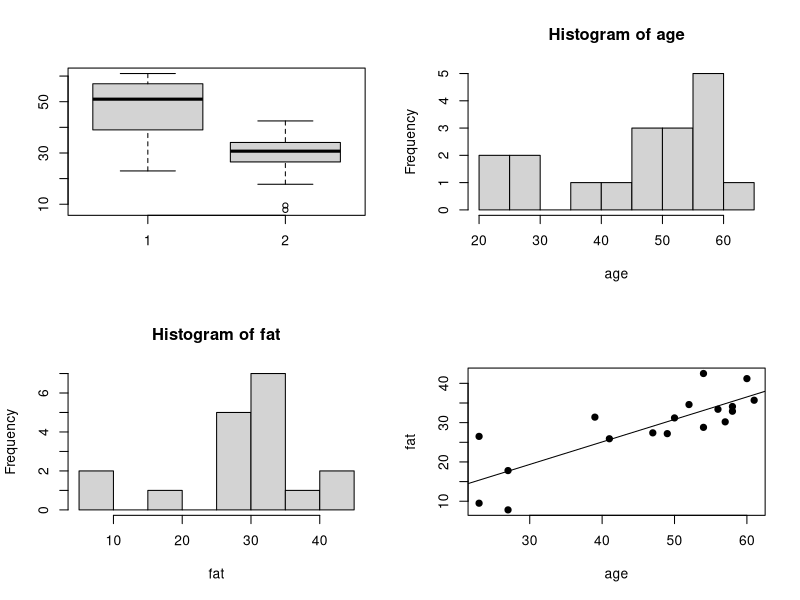

Source code (R):
## ---- chunk 1
knitr::opts_chunk$set(echo = TRUE)
## ---- chunk 2
age = c(23, 23, 27, 27, 39, 41, 47, 49, 50, 52, 54, 54, 56, 57, 58, 58, 60, 61)
fat = c(9.5, 26.5, 7.8, 17.8, 31.4, 25.9, 27.4, 27.2, 31.2, 34.6, 42.5, 28.8, 33.4, 30.2, 34.1, 32.9,
41.2, 35.7)

## ---- chunk 3
mean <-function(x) {
  return((1/length(x)) * sum(x))
}

mean(age)
mean(fat)
## ---- chunk 4
mean2 <-function(x) {
  n = length(x)
  s = 0
  for(i in 1:n) {
    s = s + x[i]
  }
  return(s/n)
}

mean2(age)
mean2(fat)
## ---- chunk 5

## ---- chunk 6
median <-function(x) {
  sort(x)
  n=length(x)
  s=0
  for (i in 1:n)
    if(n %% 2 == 0)
      s=(x[n/2] + x [(n/2)+1])/2
    else
      s=x[n/2]
  return(s)
}
median(age)
median(fat)
## ---- chunk 7

## ---- chunk 8
population_variance <-function(x) {
  # Thêm phần code của bạn vào đây
  return ((1/length(x))* sum((x-mean(x))^2))
}
population_variance(age)
population_variance(fat)
## ---- chunk 9

## ---- chunk 10
sample_variance <-function(x) {
  # Thêm phần code của bạn vào đây
  return ((1/(length(x)-1))* sum((x-mean(x))^2))
}
sample_variance(age)
sample_variance(fat)
## ---- chunk 11

## ---- chunk 12
population_stdvar <-function(x) {
  # Thêm phần code của bạn vào đây
  return(sqrt(population_variance(x)))
}
population_stdvar(age)
population_stdvar(fat)
## ---- chunk 13
sample_stdvar <-function(x) {
  # Thêm phần code của bạn vào đây
  return(sqrt(sample_variance(x)))
}
sample_stdvar(age)
sample_stdvar(fat)
## ---- chunk 14
# Thêm phần code vẽ biểu đồ boxplot, histogram của age và fat vào đây
par(mfrow=c(2,2))
boxplot(age,fat)
hist(age)
hist(fat)
## ---- chunk 15
# Thêm phần code vẽ biểu đồ boxplot, histogram của age và fat vào đây
plot(age,fat, xlab = "age", ylab = "fat",pch= 19)
abline(lm(fat~age))
## ---- chunk 16
x = c(22, 1, 42, 10)
y = c(20, 0, 36, 8)
## ---- chunk 17
euclid <- function(x, y) {
  # Thêm phần định nghĩa hàm của bạn vào đây
  return(sqrt(sum((x-y)^2)))
}

euclid(x, y)
## ---- chunk 18
supremum <- function(x, y) {
  # Thêm phần định nghĩa hàm của bạn vào đây
  return(sum(abs(x-y)))
}

supremum(x, y)
## ---- chunk 19
minkowski <- function(x, y, p) {
  # Thêm phần định nghĩa hàm của bạn vào đây
  return((sum((x-y)**p))**(1/p))
} 

minkowski(x, y, 1)
minkowski(x, y, 2)
minkowski(x, y, 3)
minkowski(x, y, 10)
## ---- chunk 20
cosine <- function(x, y) {
  # Thêm phần định nghĩa hàm của bạn vào đây
  return((sum(x*y))/((sqrt(sum(x^2)))*(sqrt(sum(y^2)))))
} 

cosine(x, y)
## ---- chunk 21
x = c(200, 300, 400, 600, 1000)
## ---- chunk 22
minmax.norm <- function(x, newmin, newmax) {
  # Thêm phần code định nghĩa hàm của bạn ở đây
  return(((x-min(x))/(max(x)-min(x)))*(newmax - newmin)-newmin)
}

minmax.norm(x, 0, 1)
## ---- chunk 23
zscore.mad.norm <- function(x) {
  # Thêm phần code định nghĩa hàm của bạn ở đây
  mad=(1/length(x))*(sum(abs(x-mean(x))))
  return((x-mean(x))/mad)
}

zscore.mad.norm(x)
## ---- chunk 24
zscore.sd.norm <- function(x) {
  # Thêm phần code định nghĩa hàm của bạn ở đây
  return((x-mean(x))/population_stdvar(x))
}

zscore.sd.norm(x)
## ---- chunk 25
decimal.scaling.norm <- function(x) {
  # Thêm phần code định nghĩa hàm của bạn ở đây
  j=floor(log10(max(x)))+1
  return(x/(10^j))
}

decimal.scaling.norm(x)
